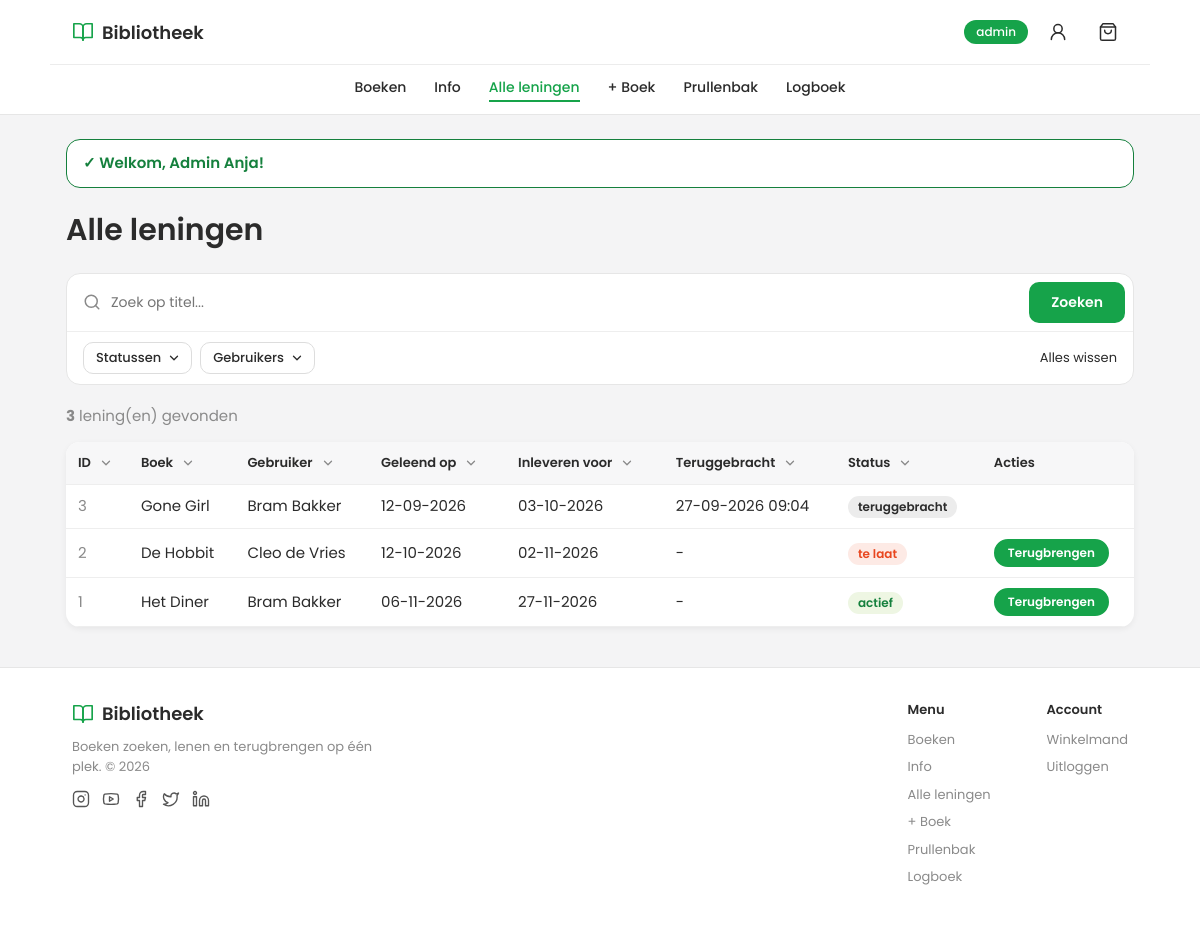
Page /loans.php (signed in) on the committed database.
### tables this page shows
CREATE TABLE loans (
    id           INT UNSIGNED NOT NULL AUTO_INCREMENT,
    user_id      INT UNSIGNED NOT NULL,
    book_id      INT UNSIGNED NOT NULL,
    loan_date    DATETIME NOT NULL DEFAULT CURRENT_TIMESTAMP,
    due_date     DATE NOT NULL,
    returned_at  DATETIME NULL DEFAULT NULL,            
    PRIMARY KEY (id),
    CONSTRAINT fk_loans_user
        FOREIGN KEY (user_id) REFERENCES users (id)
        ON UPDATE CASCADE
        ON DELETE RESTRICT,                              
    CONSTRAINT fk_loans_book
        FOREIGN KEY (book_id) REFERENCES books (id)
        ON UPDATE CASCADE
        ON DELETE RESTRICT                               
);

CREATE TABLE books (
    id            INT UNSIGNED NOT NULL AUTO_INCREMENT,
    category_id   INT UNSIGNED NOT NULL,                
    title         VARCHAR(200) NOT NULL,
    author        VARCHAR(150) NOT NULL,
    publish_year  SMALLINT UNSIGNED NULL,
    status        ENUM('beschikbaar', 'uitgeleend', 'reparatie') NOT NULL DEFAULT 'beschikbaar',
    deleted_at    DATETIME NULL DEFAULT NULL,            
    PRIMARY KEY (id),
    CONSTRAINT fk_books_category
        FOREIGN KEY (category_id) REFERENCES categories (id)
        ON UPDATE CASCADE
        ON DELETE RESTRICT,                              
    CONSTRAINT chk_books_year
        CHECK (publish_year IS NULL OR publish_year BETWEEN 1450 AND 2100)
);

CREATE TABLE users (
    id          INT UNSIGNED NOT NULL AUTO_INCREMENT,
    name        VARCHAR(100) NOT NULL,
    email       VARCHAR(150) NOT NULL,
    password    VARCHAR(255) NOT NULL,                  
    role        ENUM('admin', 'user') NOT NULL DEFAULT 'user',
    created_at  DATETIME NOT NULL DEFAULT CURRENT_TIMESTAMP,
    PRIMARY KEY (id),
    UNIQUE KEY uq_users_email (email)                   
);

### functions/auth.php (called while the page is built, shortened)
<?php
function is_admin()
{
    if (isset($_SESSION['role']) && $_SESSION['role'] === 'admin') {
        return true;
    }
    return false;
}

### functions/loans.php (called while the page is built, shortened)
<?php
function loans_read_filters()
{
    return array(
        'search'  => get_param('search'),
        'status'  => get_param('status'),
        'user_id' => get_param('user_id'),
        'sort'    => get_param('sort'),
        'dir'     => get_param('dir'),
    );
}
function loans_get_all($conn, $filters, $only_user_id)
{
    $sql = 'SELECT l.id, l.loan_date, l.due_date, l.returned_at, b.id AS book_id, b.title, u.name AS user_name
            FROM loans l
            INNER JOIN books b ON b.id = l.book_id
            INNER JOIN users u ON u.id = l.user_id
            WHERE 1 = 1';
    $types = '';
    $params = array();
    $order = 'l.id';
    $direction = 'DESC';
    $sql .= ' ORDER BY ' . $order . ' ' . $direction;
    return db_select_all($conn, $sql, $types, $params);
}
function loan_status($loan)
{
    if ($loan['returned_at'] !== null) {
        return 'teruggebracht';
    } elseif ($loan['due_date'] < date('Y-m-d')) {
        return 'te_laat';
    } else {
        return 'actief';
    }
}

### functions/database.php (called while the page is built, shortened)
<?php
function db_execute($conn, $sql, $types, $params)
{
    $stmt = $conn->prepare($sql);
    if (!$stmt->execute()) {
        $error = $stmt->error;
        $stmt->close();
        return database_error('Query uitvoeren mislukt', $error);
    }
    return $stmt;
}
function db_select_all($conn, $sql, $types, $params)
{
    $stmt = db_execute($conn, $sql, $types, $params);
    $result = $stmt->get_result();
    $rows = array();
    while ($row = $result->fetch_assoc()) {
        $rows[] = $row;
    }
    return $rows;
}

### loans.php (the view, shortened to what this page needs)
<?php
require_once 'includes/init.php';
$filters = loans_read_filters();
$only_user_id = current_user_id();
if (is_admin()) {
    $only_user_id = null;
}
$loans = loans_get_all($conn, $filters, $only_user_id);
$current_query = http_build_query($filters);
require 'includes/header.php';
?>
<?php if (is_admin()): ?>
    <h1>Alle leningen</h1>
<?php else: ?>
    <h1>Mijn leningen</h1>
<?php endif; ?>
<form method="get" action="loans.php" class="card filter-bar">
    <input type="text" name="search" placeholder="Zoek op titel..." value="<?= e($filters['search']) ?>">
    <button type="submit" class="btn">Filteren</button>
    <a href="loans.php" class="btn btn-grey">Filters wissen</a>
</form>
<p class="count"><strong><?= count($loans) ?></strong> lening(en) gevonden</p>
<table class="table">
    <thead>
        <tr>
            <th class="col-id"><?= sort_link('ID', 'id', $filters) ?></th>
            <th><?= sort_link('Boek', 'title', $filters) ?></th>
            <?php if (is_admin()): ?>
                <th><?= sort_link('Gebruiker', 'user', $filters) ?></th>
            <?php endif; ?>
            <th><?= sort_link('Geleend op', 'loan_date', $filters) ?></th>
            <th><?= sort_link('Inleveren voor', 'due_date', $filters) ?></th>
            <th>Teruggebracht</th>
            <th>Status</th>
            <th>Acties</th>
        </tr>
    </thead>
    <tbody>
        <?php if (count($loans) === 0): ?>
            <tr><td colspan="8" class="empty">Geen leningen gevonden.</td></tr>
        <?php else: ?>
            <?php foreach ($loans as $loan): ?>
                <?php $status = loan_status($loan); ?>
                <tr>
                    <td class="col-id"><?= e($loan['id']) ?></td>
                    <td><?= e($loan['title']) ?></td>
                    <?php if (is_admin()): ?>
                        <td><?= e($loan['user_name']) ?></td>
                    <?php endif; ?>
                    <td><?= e(format_date($loan['loan_date'], false)) ?></td>
                    <td><?= e(format_date($loan['due_date'], false)) ?></td>
                    <td><?= e(format_date($loan['returned_at'], true)) ?></td>
                    <td><span class="status status-<?= e($status) ?>"><?= e(str_replace('_', ' ', $status)) ?></span></td>
                    <td>
                        <?php if ($status !== 'teruggebracht'): ?>
                            <form method="post" action="loans.php?<?= e($current_query) ?>" class="inline">
                                <button type="submit" class="btn btn-small">Terugbrengen</button>
                            </form>
                        <?php endif; ?>
                    </td>
                </tr>
            <?php endforeach; ?>
        <?php endif; ?>
    </tbody>
</table>
<?php require 'includes/footer.php'; ?>

### css/style.css (style rules this page uses)
:root { --primary: #16a34a; --primary-dark: #15803d; --dark: #3d3d3d; --dark-hover: #575757; --grey: #8a8a8a; --red: #e8461e; --green: #15803d; --orange: #d97706; --bg: #f4f4f5; --white: #ffffff; --text: #2b2b2b; --border: #dddddd; --shadow: 0 2px 6px rgba(0, 0, 0, 0.06); --shadow-big: 0 6px 24px rgba(0, 0, 0, 0.06); --radius: 14px; --pill: 999px; }
* { box-sizing: border-box; }
body { margin: 0; font-family: 'Poppins', Arial, Helvetica, sans-serif; font-size: 15px; background: var(--bg); color: var(--text); line-height: 1.5; }
a { color: var(--primary); }
h1 { margin-top: 0; font-weight: 600; }
.btn { display: inline-block; padding: 9px 22px; border: 2px solid var(--primary); border-radius: var(--pill); background: var(--primary); color: var(--white); font-family: inherit; font-size: 13px; font-weight: 600; letter-spacing: 0.06em; text-transform: uppercase; text-decoration: none; cursor: pointer; transition: background 0.15s, color 0.15s; }
.btn-small { padding: 3px 12px; font-size: 12px; letter-spacing: 0; text-transform: none; }
form.inline { display: inline; }
input[type="text"], input[type="email"], input[type="password"], input[type="number"], input[type="date"], select, textarea { padding: 9px 16px; border: 1px solid var(--border); border-radius: var(--pill); font-size: 14px; font-family: inherit; color: var(--text); background: var(--white); }
.filter-bar { display: flex; flex-wrap: wrap; gap: 10px; align-items: center; }
.filter-bar input[type="text"] { flex: 1; min-width: 200px; }
.count { color: var(--grey); }
.table { width: 100%; border-collapse: collapse; background: var(--white); border-radius: var(--radius); overflow: hidden; box-shadow: var(--shadow); margin-bottom: 20px; }
.table th, .table td { padding: 10px 12px; text-align: left; border-bottom: 1px solid #eeeeee; }
.table thead th { background: #f7f7f8; font-size: 13px; font-weight: 600; }
.table .col-id { width: 60px; color: var(--grey); }
.status { display: inline-block; padding: 2px 10px; border-radius: var(--pill); font-size: 12px; font-weight: 600; background: #ececec; color: var(--text); }
.status-beschikbaar, .status-actief, .status-gesloten, .status-voldoende, .status-open_inschrijving, .status-gepland { background: #eef6e3; color: var(--green); }
.status-reparatie, .status-te_laat, .status-open, .status-onvoldoende, .status-geannuleerd { background: #fdeae5; color: var(--red); }
.filter-bar.fb { display: block; padding: 0; margin-bottom: 20px; background: var(--white); border: 1px solid #e6e6e6; border-radius: var(--radius); }
.fb-search input[type="text"], .fb-panel-search input[type="text"] { flex: 1; min-width: 0; padding: 8px 0; border: none; border-radius: 0; background: transparent; box-shadow: none; }
.fb .btn { border-radius: 10px; padding: 8px 20px; font-size: 14px; letter-spacing: 0; text-transform: none; }
.fb-clear-all { margin-left: auto; color: var(--text); font-size: 13px; text-decoration: none; }

### rows in the picture
loans: id "3", book.title "Gone Girl", user.name "Bram Bakker", loan_date "12-09-2026", due_date "03-10-2026", returned_at "27-09-2026 09:04", returned_at "teruggebracht"
loans: id "2", book.title "De Hobbit", user.name "Cleo de Vries", loan_date "12-10-2026", due_date "02-11-2026", returned_at "-", str_replace('_', ' ', $status) "te laat"
loans: id "1", book.title "Het Diner", user.name "Bram Bakker", loan_date "06-11-2026", due_date "27-11-2026", returned_at "-", str_replace('_', ' ', $status) "actief"

### other values in the picture
APP_NAME "Bibliotheek"
$_SESSION['role'] "admin"
$label "Boeken"
$label "Info"
$label "Alle leningen"
$label "+ Boek"
$label "Prullenbak"
$label "Logboek"
$flash['message'] "Welkom, Admin Anja!"
count($loans) "3"
$label "ID Boek Gebruiker Geleend op Inleveren voor"
